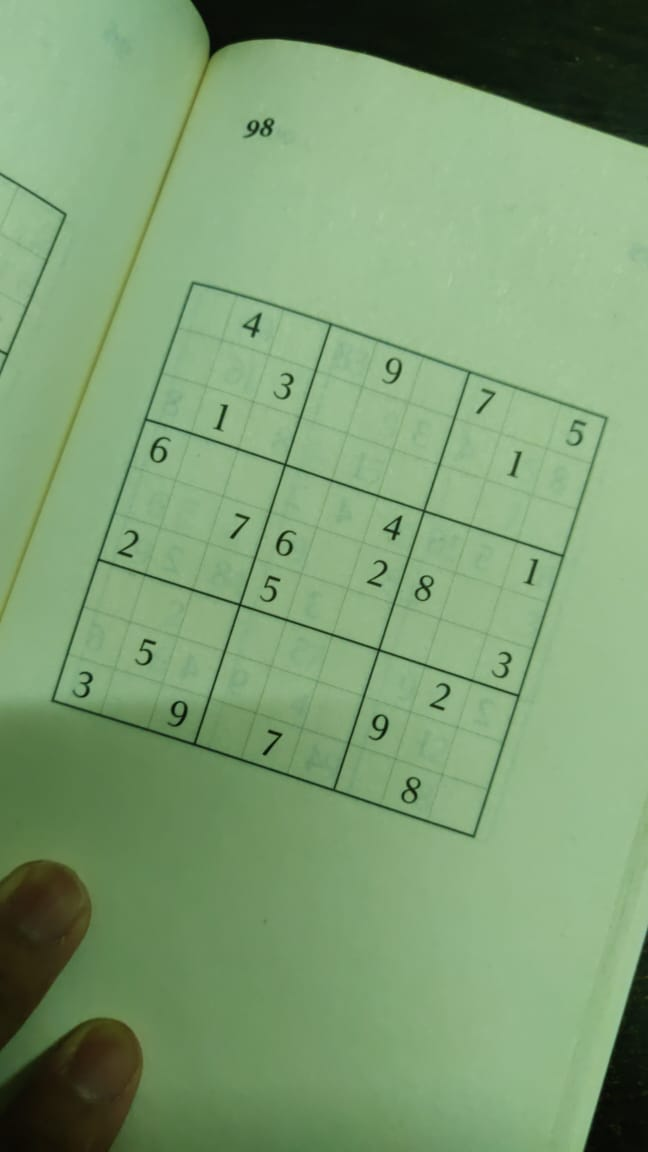
#> input picture Sudoku/sudoku.jpeg, 648 x 1152 px, given in place of the camera
$ python sudoku.py   (older library calls are emulated)
#> lines starting #> are read from the running program, lines starting #| are printed output that depends on the picture; after the words box and inside, x2 and y2 are one past the last pixel; in counts of white or black regions, pixels touching at a corner belong together
import cv2
import numpy as np

cap = cv2.VideoCapture(-1)
fourcc = cv2.VideoWriter_fourcc(*'XVID')
out = cv2.VideoWriter('output.avi',fourcc,20,(640,480))

while(True):
	# board = cv2.resize(cv2.imread('sudoku.jpeg'),(360,540))
	_,board = cap.read()
#> board is the input picture: shape (1152, 648, 3); mean B, G, R 114.7, 157, 125.2
	h,w = board.shape[:2]
#> h = 1152; w = 648

	gray = cv2.cvtColor(board,cv2.COLOR_BGR2GRAY)
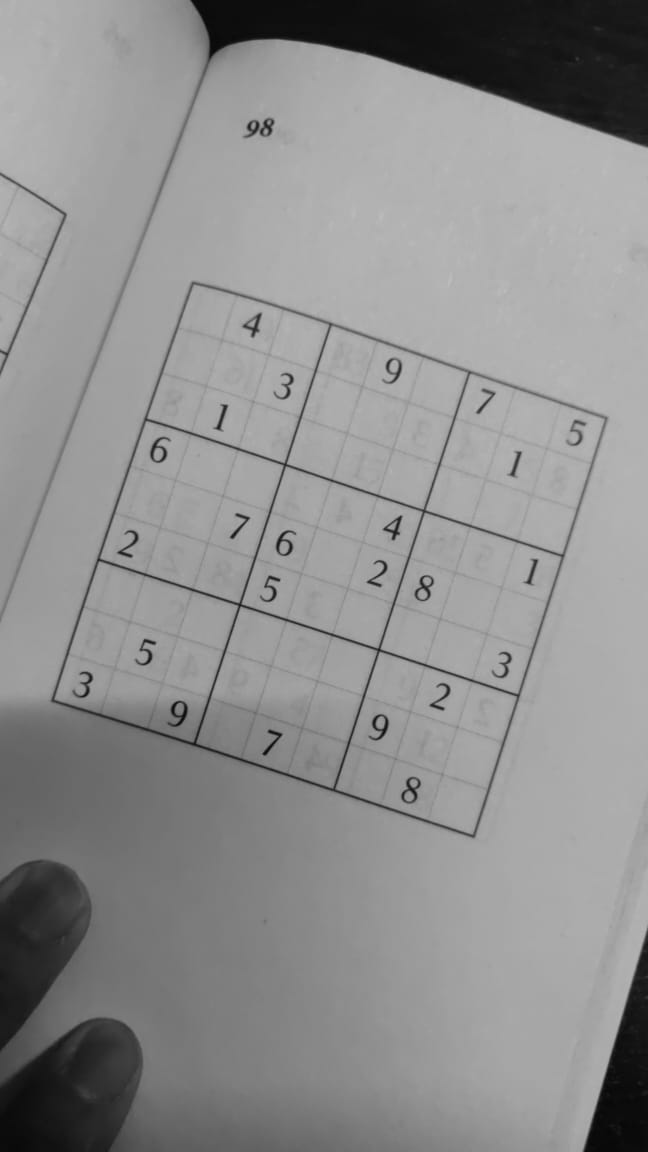
#> gray: shape (1152, 648); min 6, max 189, mean 142.6
	cv2.imshow('gray',gray)

	blur = cv2.GaussianBlur(gray,(5,5),0)
	#cv2.imshow('blur',blur)

	thresh = cv2.adaptiveThreshold(blur, 255, cv2.ADAPTIVE_THRESH_GAUSSIAN_C,
			 cv2.THRESH_BINARY_INV,7, 2);
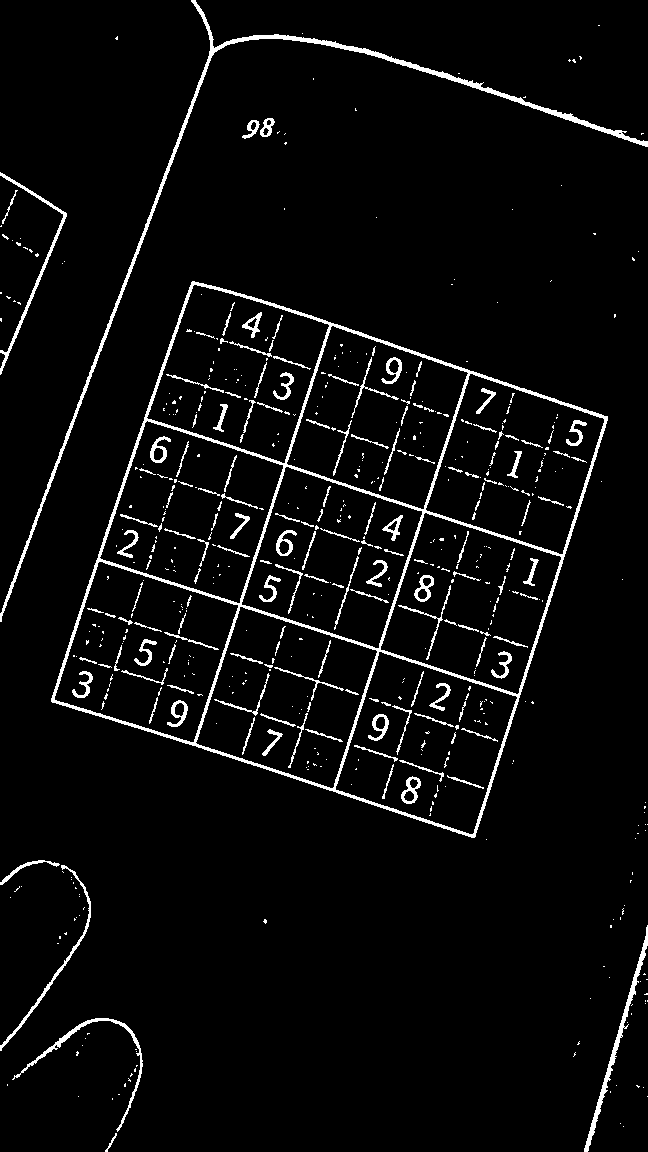
#> thresh: shape (1152, 648); 4.4% white; 581 white regions (425 under 20 px), largest, box (x1, y1, x2, y2) and area: (51, 281, 608, 838) 11182, (0, 0, 648, 622) 4396, (584, 925, 648, 1152) 1070
	cv2.imshow('thresh',thresh)

	edges = cv2.Canny(thresh,400,50,apertureSize = 3)
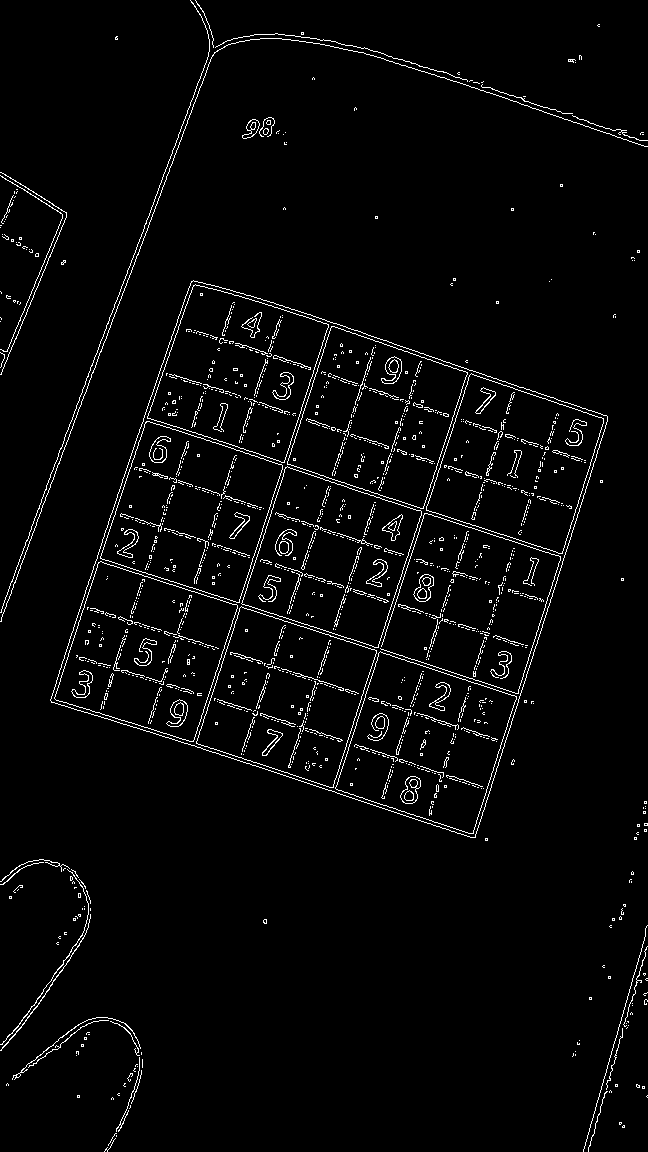
#> edges: shape (1152, 648); 3% white in thin lines or dots
	# edges = cv2.medianBlur(edges,7)
	cv2.imshow('edges',edges)
	edges = thresh

	# [12 lines of commented-out code are left out]
	contours,_ = cv2.findContours(edges,cv2.RETR_TREE,cv2.CHAIN_APPROX_NONE)
#> contours = 608 contours, 488 with area under 20; largest, box (x1, y1, x2, y2) and area: (51, 281, 608, 838) 196336, (54, 561, 239, 743) 21292, (99, 420, 284, 604) 21290, (335, 651, 518, 835) 21090, (286, 325, 469, 510) 20978
	# [8 lines of commented-out code are left out]
	cnt = sorted(contours, key=lambda x: cv2.contourArea(x),reverse = True)[0]
#> cnt = contour of 1679 points, box (x1, y1, x2, y2) (51, 281, 608, 838), area 196336

	a = cv2.approxPolyDP(cnt,0.01*cv2.arcLength(cnt,True),True)
#> a = [[192, 281], [51, 701], [474, 837], [607, 416]]
	max = cv2.drawContours(thresh, cnt, -1, (255,255,255), 3)
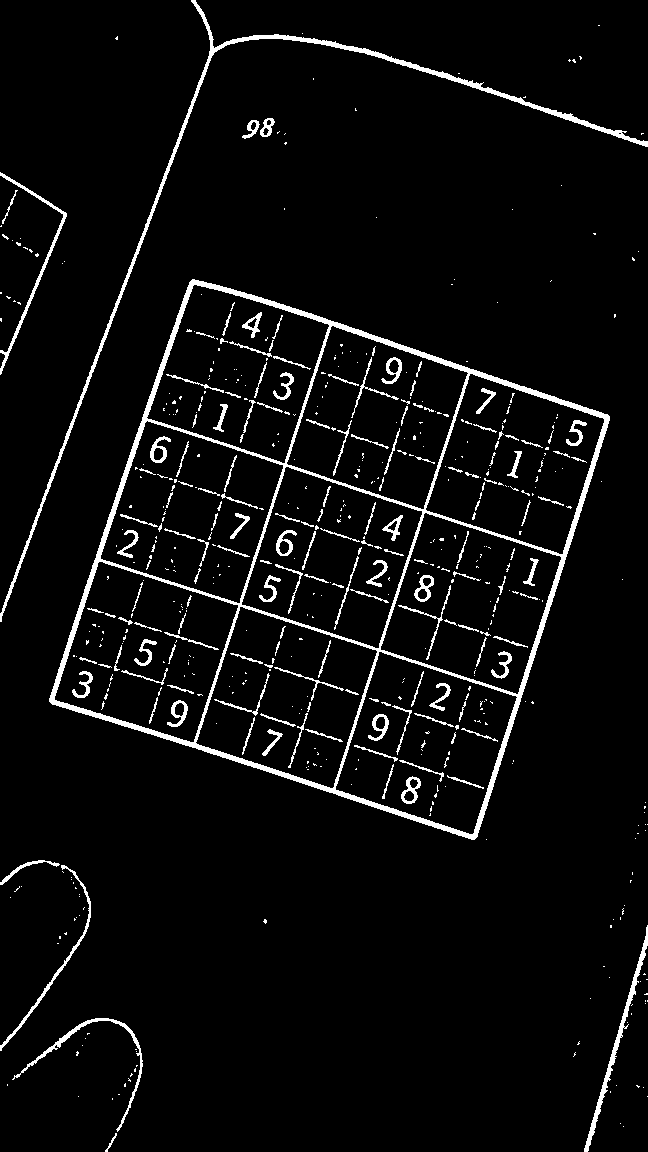
#> max: shape (1152, 648); 4.8% white; 581 white regions (425 under 20 px), largest, box (x1, y1, x2, y2) and area: (49, 279, 610, 840) 14555, (0, 0, 648, 622) 4396, (584, 925, 648, 1152) 1070
	cv2.imshow('max',max)
	# print(a)
	b=np.zeros(4)
	dst = thresh
	if(len(a)==4):
		for i in range(4):
			b[i]= a[i][0][0]+a[i][0][1]
#> after the loop, b = [473, 752, 1311, 1023]

		c = np.argsort(b)
#> c = [0, 1, 3, 2]

		if(a[c[1]][0][0] < a[c[2]][0][0]):
			tmp = c[2]
#> tmp = 3
			c[2],c[1] = c[1],tmp
		pts1 = np.array([a[c[0]][0],a[c[1]][0],a[c[3]][0],a[c[2]][0]],np.float32)
#> pts1 = [[192, 281], [607, 416], [474, 837], [51, 701]]
		pts2 = np.array([[0,0],[w,0],[w,h],[0,h]],np.float32)

		M = cv2.getPerspectiveTransform(pts1,pts2)
#> M = [[1.41, 0.474, -404.3], [-0.824, 2.53, -553.8], [-2.02e-05, 3.68e-05, 1]]
		dst = cv2.warpPerspective(board,M,(650,500))
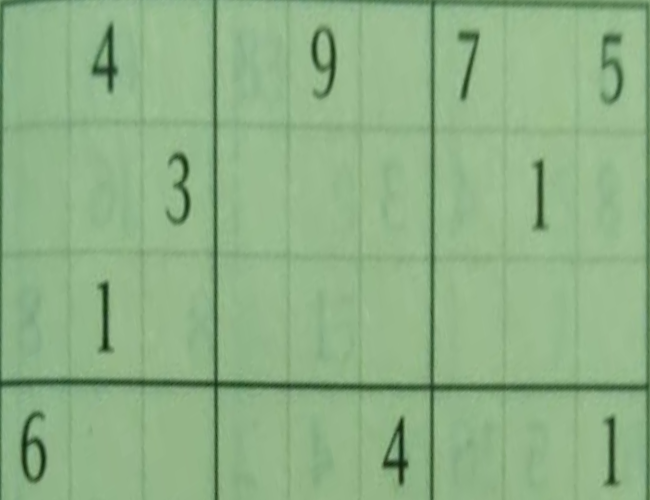
#> dst: shape (500, 650, 3); mean B, G, R 134.8, 177.8, 142.9
		dst = cv2.putText(dst,'TEXT',(30,300),cv2.FONT_HERSHEY_SIMPLEX,3,(0,0,0),5)
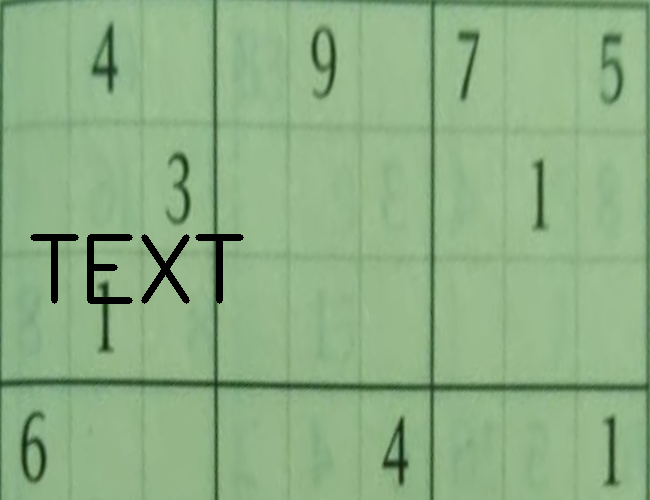
#> dst: shape (500, 650, 3); 1.15% of pixels changed, all inside (x1, y1, x2, y2) = (30, 234, 244, 304)
		# M = cv2.getPerspectiveTransform(pts2,pts1)
		cv2.warpPerspective(dst,M,(w,h),board, cv2.WARP_INVERSE_MAP,cv2.BORDER_TRANSPARENT)
		# arr = np.where(gray!=0)
		# board[arr] = gray [arr]
	cv2.imshow('putback',board)
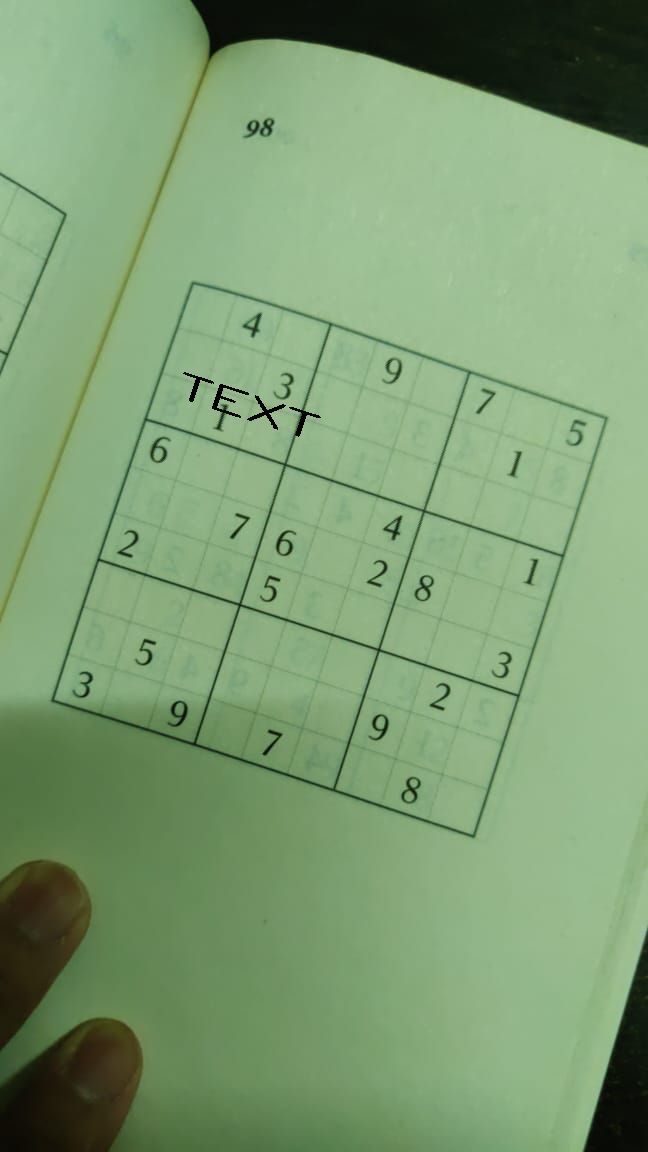
#> window 'putback': shape (1152, 648, 3); mean B, G, R 114.6, 156.7, 125
	cv2.imshow('final',dst)
	out.write(board)

	if (cv2.waitKey(100)==ord('q')):
#> (key q is pressed here)
		break

cap.release()
out.release()
cv2.destroyAllWindows()
